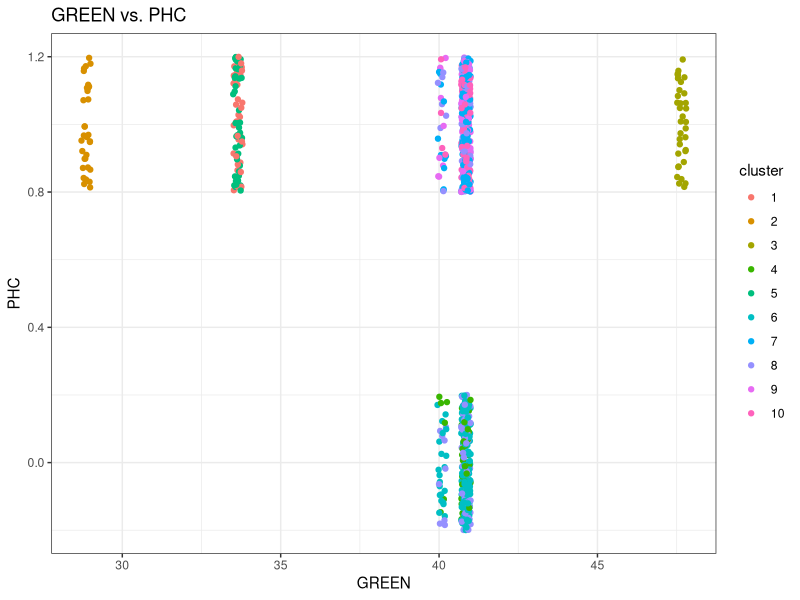
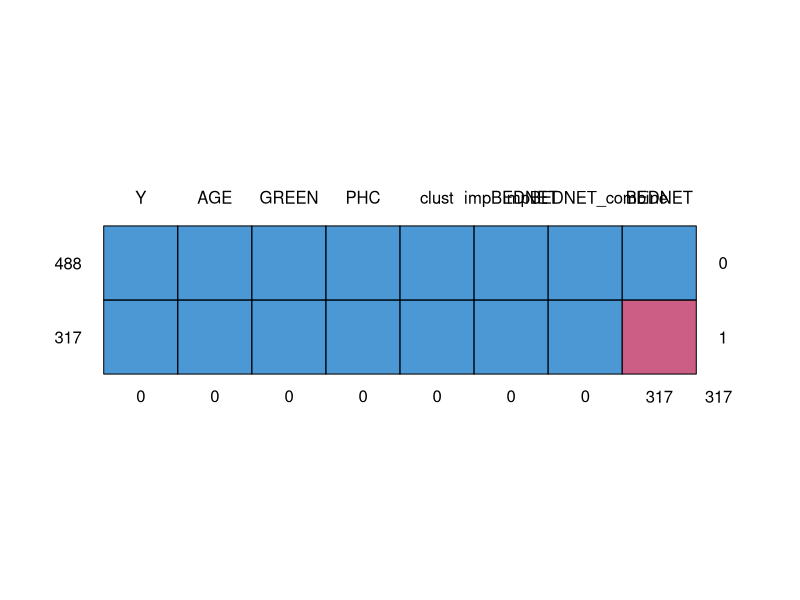

Generate these figures, in order, with R: (Note: this script raises an error after producing the figures.)
## ---- chunk 1
knitr::opts_chunk$set(fig.width=5, fig.height=3) 
library(mice)
library(dplyr)
library(knitr)
library(ggplot2)
library(cluster)
set.seed(123)
#read in the data set
gambia <-read.csv("gambiaMissing.csv")
## ---- chunk 2
code4kids <- NULL
for( i in 1:100) {
  gambia <-read.csv("gambiaMissing.csv")
  g_cluster <- kmeans(gambia[,-c(1,3)], 10, nstart = 20)
  gambia$clust <- g_cluster$cluster #add a column with clusters
  gambia <- gambia %>% group_by(clust) %>% mutate(impBEDNET = as.numeric((mean(BEDNET, na.rm = T) >= 0.5))) %>% group_by(clust) %>% mutate(impBEDNET_combine = ifelse(is.na(BEDNET), as.numeric((mean(BEDNET, na.rm = T) >= 0.5)), BEDNET))
  ind = which(!is.na(gambia$BEDNET))
  
    #Split into training and test
    training = sample_frac(gambia, .7) #Split into a training
    training_samp = as.numeric(row.names(training))
    test = gambia[-training_samp, ] #Get the test set
  
  TrMC = glm(data = training, Y ~ AGE + GREEN + PHC + impBEDNET_combine, family = "binomial")
  pred.val.c = round(predict(TrMC, test, type = "response"))
  code4kids <- rbind(code4kids, mean(test$Y == pred.val.c))
}

## ---- chunk 3
#clustering graph
ggplot(gambia, aes(jitter(GREEN), jitter(PHC), color = as.factor(g_cluster$cluster))) + xlab("GREEN") + ylab("PHC") + geom_point() + ggtitle("GREEN vs. PHC") + labs(color='cluster') + theme_bw()

## ---- chunk 4
ze <- rbind(table(gambia$impBEDNET_combine), table(gambia$impBEDNET)) 
colnames(ze) <- c("No Bednet", "Has Bednet")
kable(ze[-2,])
## ---- chunk 5
sum(is.na(gambia$BEDNET))/nrow(gambia) #More diagnostics; just checking missing
#data 
for (col in 1:ncol(gambia)){
  print(sum(is.na(gambia[, col]))/nrow(gambia))
}
md.pattern(gambia)
FirstRun = mice(data = gambia, m = 5, meth = "pmm", maxit = 5, printFlag = F) #First imputation
Bednet_Imputations = FirstRun$imp$BEDNET #Get the imputed columns

## ---- chunk 6
#Impute data, fit model, generate parameter estimates 
TEST_ACCURACY <- NULL
for(i in 1:100) {
  FirstRun = mice(data = gambia, m = 5, meth = "pmm", maxit = 5, printFlag = F) #First imputation
  Bednet_Imputations = FirstRun$imp$BEDNET
  #Append imputed columns to the gambia data set
  gambia$Imp1 = gambia$BEDNET
  gambia$Imp1[-ind] = Bednet_Imputations[,1]
  
  gambia$Imp2 = gambia$BEDNET
  gambia$Imp2[-ind] = Bednet_Imputations[,2]
  
  gambia$Imp3 = gambia$BEDNET
  gambia$Imp3[-ind] = Bednet_Imputations[,3]
  
  gambia$Imp4 = gambia$BEDNET
  gambia$Imp4[-ind] = Bednet_Imputations[,4]
  
  gambia$Imp5 = gambia$BEDNET
  gambia$Imp5[-ind] = Bednet_Imputations[,5]
  
  
  #Split into training and test
  training = sample_frac(gambia, .7) #Split into a training
  training_samp = as.numeric(row.names(training))
  test = gambia[-training_samp, ] #Get the test set
  #Construct 5 models on the training data
  TrM1 = glm(data = training, Y ~ AGE + GREEN + PHC + Imp1, family = "binomial")
  TrM2 = glm(data = training, Y ~ AGE + GREEN + PHC + Imp2, family = "binomial")
  TrM3 = glm(data = training, Y ~ AGE + GREEN + PHC + Imp3, family = "binomial")
  TrM4 = glm(data = training, Y ~ AGE + GREEN + PHC + Imp4, family = "binomial")
  TrM5 = glm(data = training, Y ~ AGE + GREEN + PHC + Imp5, family = "binomial")
  
  #Need to predict
  pred.val.1 = round(predict(TrM1, test, type = "response"))
  pred.val.2 = round(predict(TrM2, test, type = "response"))
  pred.val.3 = round(predict(TrM3, test, type = "response"))
  pred.val.4 = round(predict(TrM4, test, type = "response"))
  pred.val.5 = round(predict(TrM5, test, type = "response"))
  
  y_true <- test$Y
TEST_ACCURACY <- rbind(TEST_ACCURACY, c(mean(y_true == pred.val.1), mean(y_true == pred.val.2), mean(y_true == pred.val.3), mean(y_true == pred.val.4), mean(y_true == pred.val.5)))  
}

#TEST_ACCURACY = apply(TEST_ACCURACY, 2, mean)
## ---- chunk 7
one <- rbind(table(gambia$Imp1), table(gambia$Imp2), table(gambia$Imp3), table(gambia$Imp4), table(gambia$Imp5)) 
colnames(one) <- c("No Bednet", "Has Bednet")
kable(one)
## ---- chunk 8
TEST_ACCURACY2 <- NULL
for(i in 1:100) {
  FirstRun2 = mice(data = gambia, m = 5, meth = "norm", maxit = 5, printFlag = F) #First imputation
  Bednet_Imputations2 = FirstRun2$imp$BEDNET
  #Append imputed columns to the gambia data set
  gambia$Imp11 = gambia$BEDNET
  gambia$Imp11[-ind] = Bednet_Imputations2[,1]
  
  gambia$Imp21 = gambia$BEDNET
  gambia$Imp21[-ind] = Bednet_Imputations2[,2]
  
  gambia$Imp31 = gambia$BEDNET
  gambia$Imp31[-ind] = Bednet_Imputations2[,3]
  
  gambia$Imp41 = gambia$BEDNET
  gambia$Imp41[-ind] = Bednet_Imputations2[,4]
  
  gambia$Imp51 = gambia$BEDNET
  gambia$Imp51[-ind] = Bednet_Imputations2[,5]
  
  
  #Split into training and test
  training2 = sample_frac(gambia, .7) #Split into a training
  training_samp2 = as.numeric(row.names(training))
  test2 = gambia[-training_samp2, ] #Get the test set
  #Construct 5 models on the training data
  TrM12 = glm(data = training2, Y ~ AGE + GREEN + PHC + Imp11, family = "binomial")
  TrM22 = glm(data = training2, Y ~ AGE + GREEN + PHC + Imp21, family = "binomial")
  TrM32 = glm(data = training2, Y ~ AGE + GREEN + PHC + Imp31, family = "binomial")
  TrM42 = glm(data = training2, Y ~ AGE + GREEN + PHC + Imp41, family = "binomial")
  TrM52 = glm(data = training2, Y ~ AGE + GREEN + PHC + Imp51, family = "binomial")
  
  #Need to predict
  pred.val.11 = round(predict(TrM12, test2, type = "response"))
  pred.val.21 = round(predict(TrM22, test2, type = "response"))
  pred.val.31 = round(predict(TrM32, test2, type = "response"))
  pred.val.41 = round(predict(TrM42, test2, type = "response"))
  pred.val.51 = round(predict(TrM52, test2, type = "response"))
  
  y_true <- test$Y
TEST_ACCURACY2 <- rbind(TEST_ACCURACY2, c(mean(y_true == pred.val.11), mean(y_true == pred.val.21), mean(y_true == pred.val.31), mean(y_true == pred.val.41), mean(y_true == pred.val.51)))  
}

TEST_ACCURACY2 = apply(TEST_ACCURACY2, 2, mean)
## ---- chunk 9
toe <- rbind(table(round(gambia$Imp11)), table(round(gambia$Imp21)), table(round(gambia$Imp31)), table(round(gambia$Imp41)), table(round(gambia$Imp51))) 
colnames(toe) <- c("Bad Value", "No Bednet", "Has Bednet", "Bad Value")
kable(toe)
## ---- chunk 10
FirstTrial = glm(data = gambia, Y ~ AGE + GREEN + PHC + Imp51, family = "binomial")
summary(FirstTrial)
